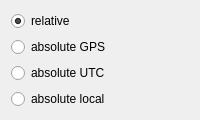
           <widget class="QWidget" name="axisTab">
            <attribute name="title">
             <string>time axis</string>
            </attribute>
            <layout class="QVBoxLayout" name="verticalLayout_19">
             <item>
              <layout class="QVBoxLayout" name="verticalLayout_18">
               <item>
                <widget class="QRadioButton" name="timeAxisRelativeSelect">
                 <property name="text">
                  <string>relative</string>
                 </property>
                 <property name="checked">
                  <bool>true</bool>
                 </property>
                </widget>
               </item>
               <item>
                <widget class="QRadioButton" name="timeAxisGPSSelect">
                 <property name="text">
                  <string>absolute GPS</string>
                 </property>
                </widget>
               </item>
               <item>
                <widget class="QRadioButton" name="timeAxisUTCSelect">
                 <property name="text">
                  <string>absolute UTC</string>
                 </property>
                </widget>
               </item>
               <item>
                <widget class="QRadioButton" name="timeAxisLocalSelect">
                 <property name="text">
                  <string>absolute local</string>
                 </property>
                </widget>
               </item>
              </layout>
             </item>
            </layout>
           </widget>
